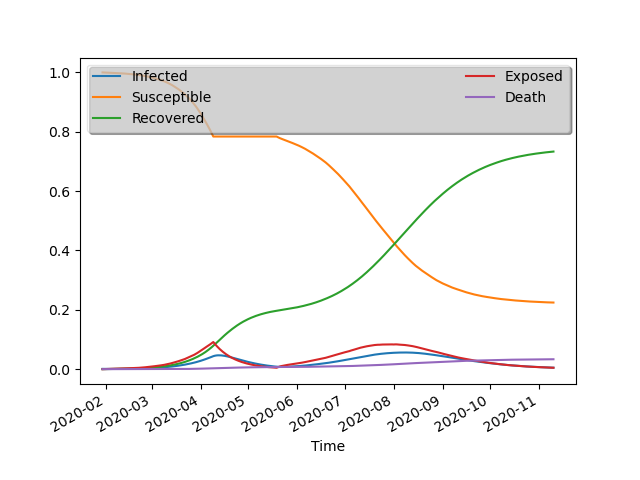

Python code for this plot:
from networkx.generators.degree_seq import expected_degree_graph
import datetime
import matplotlib.dates as mdates
from datetime import date, timedelta
import collections
import os, sys
import sys
import re
import numpy as np
import networkx as nx
import matplotlib
import matplotlib.pyplot as plt
import random
from random import randrange
import pandas as pd
import pylab
import seaborn as sns
import bisect

def quarantine_period(sdate,edate):       #this function takes 2 argouments: starting date of a lockdown and ending date
    delta_ = edate - sdate  # as timedelta
    lock={}
    for i in range(delta_.days + 1):
        day = sdate + timedelta(days=i)
        lock[day]=0
    return lock

def network_creation (path,t):     #t number of nodes
    lista_attributi = ['gender', 'age', 'state']
    w = []
    p_df= covid_statistics(path+"covid_gender_age.csv")
    p_df1 = p_df[p_df.columns[-2:]]
    p_df1 = p_df1.replace(p_df1, 0)
    diz = p_df1.to_dict('index')
    df_con = pd.read_csv(path+"contacts_agegroups.csv", index_col=0, names=['contacts'], header=None)
    df_con = round(df_con.sort_values(by=['contacts']))
    print('The number of daily contat for each age group is:\n',df_con)
    table= gen_age(path+"Italy-2019.csv")
    #print(diz)
    nodi = {}  # final dictionary will contain: node number: [sex,age,State]
    ind= -1
    for age in (list(table.index.values)):
        e = re.findall(r'\d+', age)
        età = randrange(int(e[0]), int(e[1]))
        for sex in (list(table.columns)):

            perc = table.loc[age][sex]  # this is the fraction (percentage) of population that will have a specific sex and age
                                        # rows= age , col= sex
            n = int(round(perc * t / 100))
            for i in range(len(df_con)):
                N=df_con.index[i].split('-')
                if int(N[0]) <= età <= int(N[1]):
                    w1 = [df_con.iloc[i][0] for k in range(n)]
                    for el in w1:
                        ind=ind+1
                        nodi[ind]=[sex,età, 'S']
                        for ages in diz:
                            ages1=ages.split('-')
                            if int(ages1[0]) <=età<= int(ages1[1]):
                                if diz[ages][sex]==0:
                                    diz[ages][sex]=[ind]
                                else:
                                    diz[ages][sex].append(ind)

                    w.extend(w1)

    #HERE WE CREATED W THAT IS A LIST CONTAINING THE NUMBER OF CONTACTS FOR EACH NODE
    G = expected_degree_graph(w)  # configuration model
    print("Degree histogram")
   # dh = nx.degree_histogram(G)
    #print(dh)
    #print("degree (#nodes) ****")
    #for i, d in enumerate(dh):
     #   print(f"{i:2} ({d:2}) {'*'*d}")
    degree_sequence = sorted([d for n, d in G.degree()], reverse=True)  # degree sequence
    degreeCount = collections.Counter(degree_sequence)
    deg, cnt = zip(*degreeCount.items())

    #fig, ax = plt.subplots()
    #plt.bar(deg, cnt, width=0.80, color="b")

    #plt.title("Degree Histogram")
    #plt.ylabel("Count")
    #plt.xlabel("Degree")
    #ax.set_xticks([d + 0.4 for d in deg])
    #ax.set_xticklabels(deg)
    #plt.show()
    #HERE WE ASSIGN ALL THE ATTRIBUTES (AGE, GENDER, AND STATE) FOR EACH NODE OF THE NETWORK
    for key in nodi:
        for j in range(len(lista_attributi)):
            G.nodes[int(key)][lista_attributi[j]] = nodi[key][j]  # per ogni attributo della lista, prende il valore dal dizionario
    return(G,diz,p_df)

def gen_age(statistics):  # this is a function that given a csv file with stat information on gender and age on population, returns a table
    # Of percentage defining each class of subjects
    p_df = pd.read_csv("%s" % statistics)
    p_df = p_df.set_index('Age')
    total = (p_df['F'].sum() + p_df['M'].sum())
    p_df['M'] = round((p_df['M'] / total) * 100, 2)
    p_df['F'] = round((p_df['F'] / total) * 100, 2)
    p_df.at['95-99','F']=p_df.at['95-99','F'] +p_df.at['100+','F'] #eliminate last row
    p_df=p_df.iloc[:-1]
    p_df.rename(index={'95-99': '90-105'}, inplace=True)
    return (p_df)


def fight_or_flight(diz, prob):
    died ={} #this will be the dictionaries in which we will store the survivedor the dead ones (D)
    tabella=prob[prob.columns[-2:]]  #tabella contains the death percentage for male and female for each range of age.
    for ages in diz:
        for sex in diz[ages]:
            f=tabella.loc[ages][sex] #frequency of death
            total=len(diz[ages][sex]) # total number for a category
            n=int((total/100)*f)
            lista=random.sample(range(0,total), n) #index of the death node in the list that has to be deleted from the list and added to the
            for i in (lista):
                died[diz[ages][sex][i]]=0            #died dictionary will finally contain all the nodes that will die
   # print('died are', died)
    return died

def covid_statistics(tabella):  # it takes in input the number of nodes and, using the statistics from the table
# gives in output the number of death and case for each age and gender
    p_df1 = pd.read_csv("%s" % tabella)
    p_df1 = p_df1.set_index('age_classes')
    p_df1['M'] = p_df1['male_deaths'].div(p_df1['male_cases'])
    p_df1['F'] = p_df1['female_deaths'].div(p_df1['female_cases'])

    new = round(p_df1 * 100)
    new.rename(index={'>90': '90-105'}, inplace=True)
    new.loc['90-105', :] = (new.tail(2)).sum()
    new = new.iloc[:-1]
    return new


def SEIRmodel(n, f, path,lockdays):
    net=network_creation(path, n)
    ba=net[0]

    a = {'susceptible': [], 'exposed': [], 'infetti': [],'recovered': [],'died':[]}  # we initialize an empty dictionary in which we will store
    # the list of nodes whose attribute is respectively susceptible,
    # exposed, infected , recovered or died
    for i in range(n):               # they all start in with the susceptible state S
        (a['susceptible']).append(i)                         # so at first the susceptible list in the dictionary contains all the nodes

    diz2 = net[1]
    covid_tab=net[2]
    will_die=fight_or_flight(diz2, covid_tab) ############################# THIS IS A DICTIONARY CONTAINING THE NODE

    for k in range(f):
        spreader = randrange(n)
        a['infetti'].append(spreader)  # infetti will be a list of f people that has been infected
        ba.nodes[spreader]["state"] = "I"  # a number f of people will have the attribute I (infected)

    start_date = datetime.date(2020, 1, 30)
    end_date = date.today()  #datetime.date(year, month, day)
    delta = datetime.timedelta(days=1)
    andamentoI = {start_date: len(a['infetti']) / n}  # initialize a dictionary in which we store the number of infected
    # person over the total for each iteration
    andamentoS = {start_date: len(a['susceptible']) / n}  # we do the same for susceptible
    andamentoR = {start_date: len(a['recovered']) / n}  # and the same for recovered
    andamentoE = {start_date: len(a['exposed']) / n}  # and for exposed
    andamentoD = {start_date: len(a['died']) / n}  # and for death


    while start_date <= end_date:  # for 100 iterations
        if len(a['infetti']) % 100 == 0:
            print(len(a['infetti']))

        for person in a['infetti']:  # per ogni spreader (persona infetta)
            if start_date in lockdays:
                spreadercontacts_= list(ba.neighbors(person))
                random.shuffle(spreadercontacts_)
                spreadercontacts=spreadercontacts_[int(len(spreadercontacts_) * .70): int(len(spreadercontacts_) * 1)]

            else:
                spreadercontacts = list(ba.neighbors(person))  # lista di individui che hanno avuto contatto con il singolo spreader
            tau = 7/ 100  # percentuale di infettività
            numbernew = int((len(spreadercontacts)) * tau)  # numero di persone infettate dal singolo spreader
            newifected = random.sample(spreadercontacts, numbernew)  # lista contenente i nuovi individui infetti
            #
            #print(newifected)
            for j in newifected:  # for each new infected pearson
                if ba.nodes[j]["state"] == "S":  # if it was in a susceptible state
                    # print('j is' ,j)
                    ba.nodes[j]["state"] = "E"  # now it began infected, so its attribute is I
                    a['susceptible'].remove(j)  # and will be removed from the list of susceptible people in the dictionary
                    a['exposed'].append(j)  # so we update the infected list in the dictionary with the new infected

        start_date += delta  # this is a counter of iterations that give us a sense of the
        # period of time
        sigma = 1 / 14  # this is the latency rate
        ni = int((len(a['exposed'])) * sigma)  # ni= number of infected people that are also infectious
        infectious = a['exposed'][:ni]
        for inf in infectious:
            ba.nodes[inf]["state"] = "I"  # so we give the I attribute th the infected nodes that now are infectious
        a['infetti'].extend(infectious)  # and we update the list of infected people in the dictionary
        a['exposed'] = a['exposed'][ni:]  # we remove the first ni elements from the exposed list

        beta = 10 / 100  # this is a recovery rate
        r = int((len(a['infetti'])) * beta)  # r= number of recovered people
        newrecovered = a['infetti'][:r]  # earlier infected people are more likely to recover earlier
        # so we put the first r element of the infected list in the recovered list

        for el in newrecovered:
            if el in will_die:
                ba.nodes[el]["state"] = "D"
                a['died'].append(el)
            else:
                ba.nodes[el]["state"] = "R"  # so we give the R attribute th the recovered nodes
                a['recovered'].append(el)  # and we update the list of recovered people in the dictionary
        a['infetti'] = a['infetti'][r:]  # we remove the first r elements from the infected list
        andamentoD[start_date] = len(a['died']) / n
        andamentoI[start_date] = len(a['infetti']) / n  # here we uptade the dictionary andamento we created with
                                                                # the number of infected over the total
                                                                # and the corrisponding iteration
        andamentoS[start_date] = len(a['susceptible']) / n
        andamentoR[start_date] = len(a['recovered']) / n
        andamentoE[start_date] = len(a['exposed']) / n
        #print('inf,death',len(a['infetti']),len(a['died']))
    # let's plot the spreading of the epidemics over time

    list1 = andamentoI.items()  # return a list of tuples : (infected,iteration)
    x, y = zip(*list1)  # unpack a list of pairs into two tuples
    list2 = andamentoS.items()
    x, y2 = zip(*list2)
    list3 = andamentoR.items()
    x, y3 = zip(*list3)
    list4 = andamentoE.items()
    x, y4 = zip(*list4)
    list5 = andamentoD.items()
    x, y5 = zip(*list5)

    datatable= pd.DataFrame((list(zip(y, y2, y3,y4,y5))),columns = ['I', 'S', 'R','E','D'],index=x)
    print(datatable)
    datatable.to_csv(r'/Users/marilu/PycharmProjects/networkepidemics/generalized_lockdown_results.csv', index=True, header=True)
    fig = plt.figure()
    plt.xlabel('Time')
    plt.plot(x, y,label="Infected")
    plt.plot(x, y2,label="Susceptible")
    plt.plot(x, y3,label="Recovered")
    plt.plot(x, y4, label="Exposed")
    plt.plot(x, y5, label="Death")
    leg = plt.legend(loc='upper left'	, ncol=2, mode="expand", shadow=True, fancybox=True)
    leg.get_frame().set_alpha(0.5)
    ax = plt.gca()
    ax.fmt_xdata = mdates.DateFormatter('%Y-%m-%d')
    fig.autofmt_xdate()
    fig.savefig(path+'generalized_lockdown', dpi=fig.dpi)

    plt.axis([datetime.date(2020, 1, 30), date.today(), 0, 0.4])
    plt.savefig(path+'generalized_lockdown(zoomin)')

if __name__ == "__main__":
    Nodes = 100000  # Number of nodes
    #links = 25  # Number of initial links
    focolai = 100 # numero di focolai
    path = "/Users/marilu/PycharmProjects/networkepidemics/"
    start= date(2020, 4, 9)  # start date
    stop = date(2020, 5, 18)  # end date
    lockdown=quarantine_period(start,stop)
    SEIRmodel(Nodes,focolai,path,lockdown)

